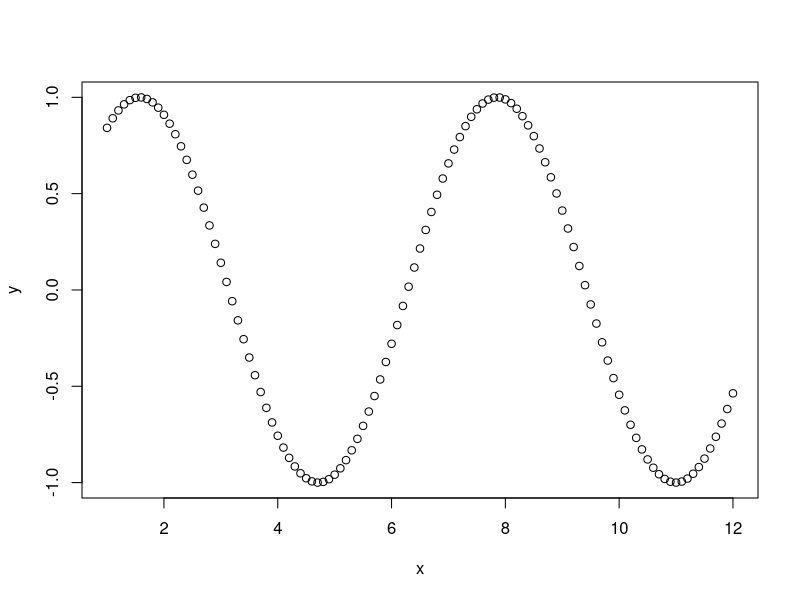
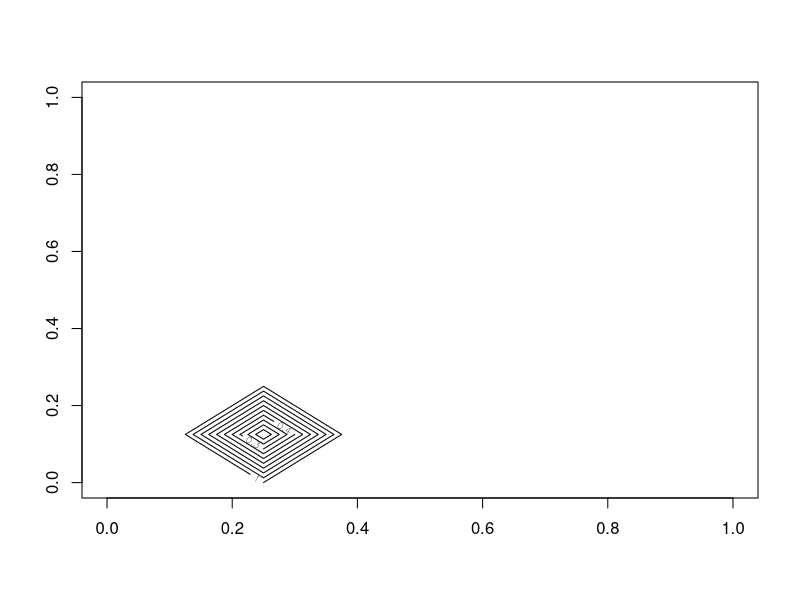
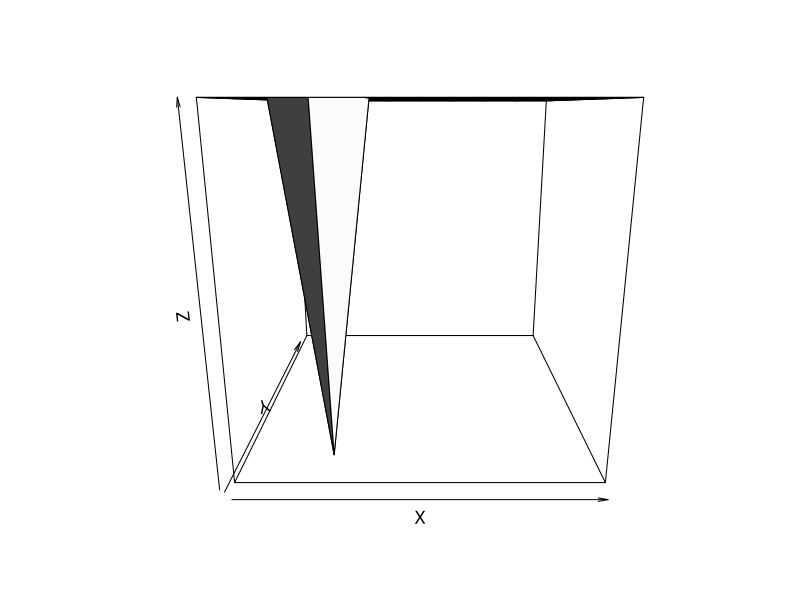
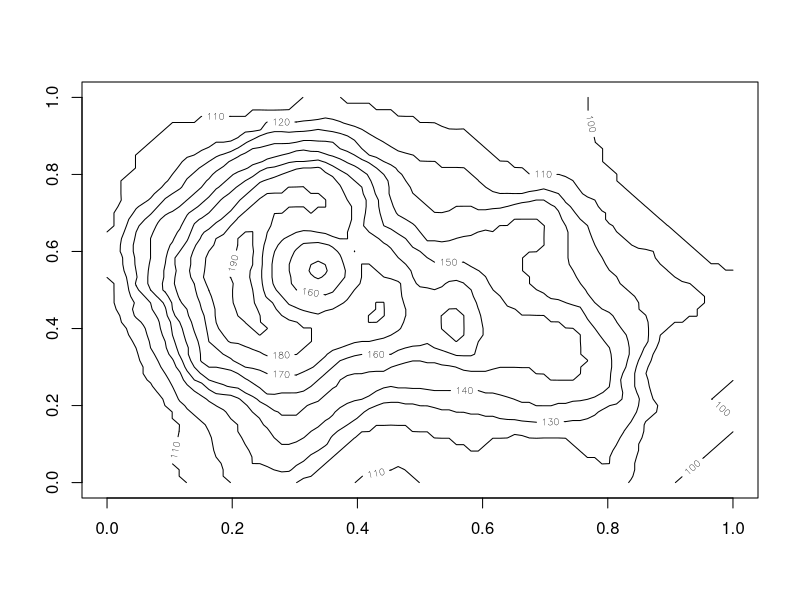
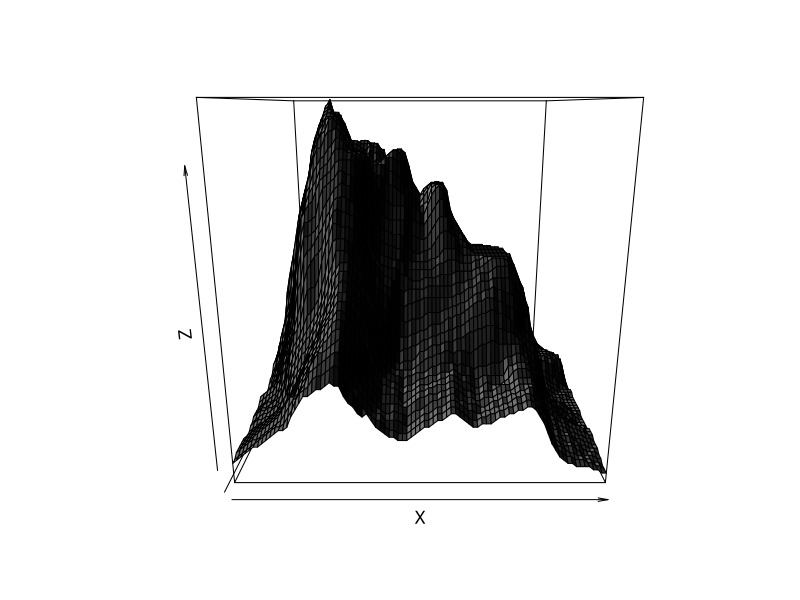
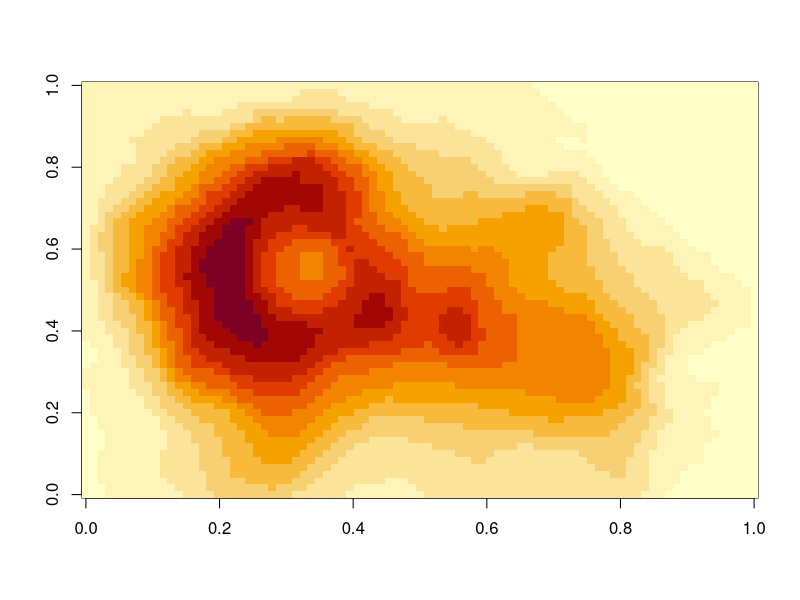

R code for these plots, in order:
#to plot the scatter plot 
x=c(seq(1,12,.1))
y=sin(x)
plot(x,y)
matrix(1:5,4,3,byrow = T)
#matrix is nothing but the two dimensional array 
a=matrix(1:12,3,4)
a[,c(2,3)]
#create a matrix a which have all values equal to 1 and haS 9 rows and 9 columns
a=matrix(1,9,9)
a
a[3,2]=0
a
#contour Will draw a 3d Graph for the x y and z axis
contour(a)
persp(a,xlab = "X", ylab = "Y",zlab = "Z",shade = 2)
data=volcano
data
contour(volcano)
#persp is a function which is 
persp(volcano,xlab = "X", ylab = "Y",zlab = "Z",shade = 1.4) 
# Map to draw the heat map 
image(volcano)
